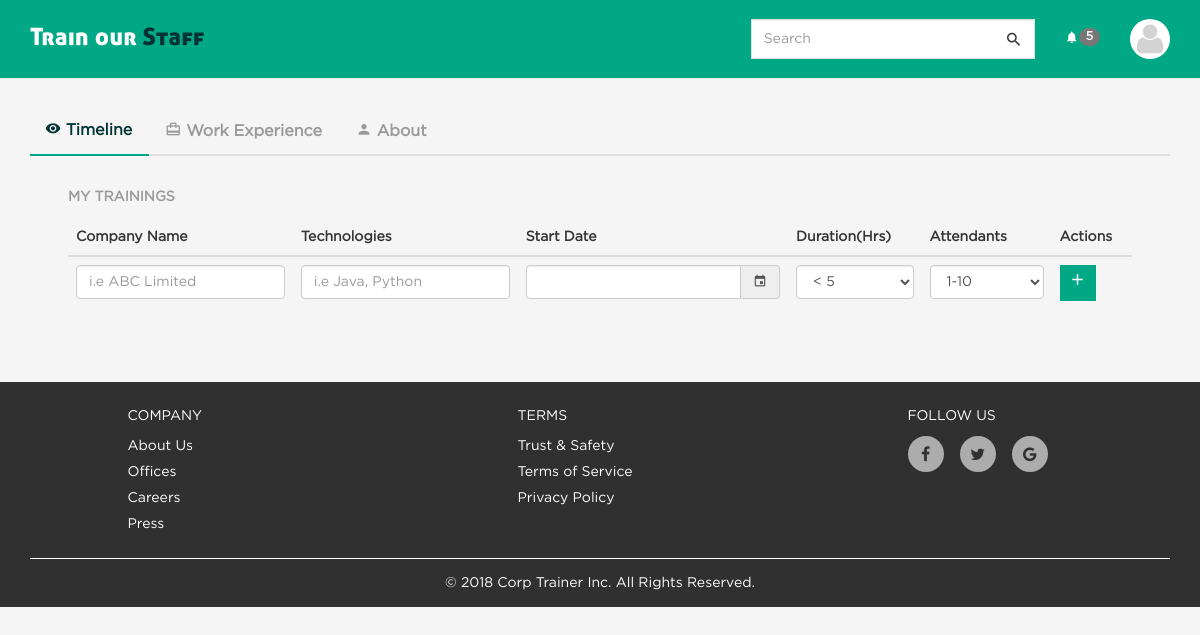
The app's page /trainer/update/ (signed in), older data.
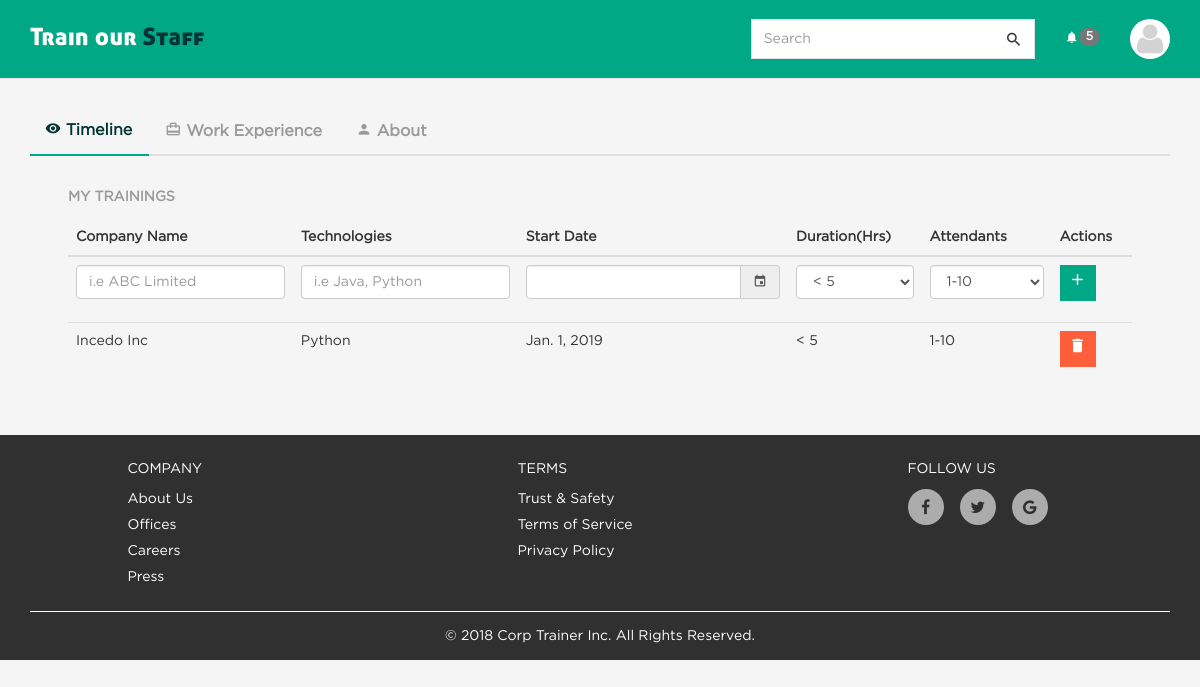
The same page, newer data.
### trainer/models.py (models this page shows, shortened)
class Timeline(models.Model):
    user = models.ForeignKey(User, on_delete=models.CASCADE)
    organization = models.CharField(max_length=200, blank=False)
    technology = models.CharField(max_length=500, blank=False)
    from_date = models.DateField(blank=False)
    hours = models.CharField(max_length=10, blank=False)
    trainee_cnt = models.CharField(max_length=10, blank=False)

### trainer/views.py (the view)
class MainView(generic.TemplateView):
    template_name = 'trainer/edit_profile.html'
    def get(self, request, *args, **kwargs):
        timeline_form = TimelineForm(self.request.GET or None)
        experience_form = ExperienceForm(self.request.GET or None)
        context = self.get_context_data(**kwargs)
        context['timeline_form'] = timeline_form
        context['experience_form'] = experience_form
        context['user_data'] = User.objects.filter(
            pk=self.request.user.id
        ).prefetch_related('profile_set', 'timeline_set')
        return self.render_to_response(context)

### trainer/templates/trainer/edit_profile.html (shortened to what the changed rows need)
{% extends 'trainer/base.html' %}
{% load static %}
{% block body %}
<div class="container">
    <div class="row">
        <div class="col-sm-12 col-xs-12">
            <div class="middle-section">
                <div class="tab-section">
                    <div class="tab-content">
                        <div id="timeline" class="tab-pane fade in active">
                            <div class="info-sections">
                                <form method="post" action="{% url 'trainer:timeline' %}">
                                    <div class="table-responsive">
                                        <table class="table table-default">
                                            <thead>
                                            <tr>
                                                <th>Company Name</th>
                                                <th>Technologies</th>
                                                <th>Start Date</th>
                                                <th>Duration(Hrs)</th>
                                                <th>Attendants</th>
                                                <th>Actions</th>
                                            </tr>
                                            </thead>
                                            <tbody>
                                            {% for timeline in user_data.0.timeline_set.all %}
                                            <tr>
                                                <td>{{timeline.organization}}</td>
                                                <td>{{timeline.technology}}</td>
                                                <td>{{timeline.from_date}}</td>
                                                <td>{{timeline.hours}}</td>
                                                <td>{{timeline.trainee_cnt}}</td>
                                                <td>
                                                    <form action="{% url 'trainer:timeline-delete' timeline.id %}" method="post">
                                                        <button class="btn btn-delete"><i class="icon icon-delete"></i></button>
                                                    </form>
                                                </td>
                                            </tr>
                                            {% endfor %}
                                            </tbody>
                                        </table>
                                    </div>
                                </form>
                            </div>
                        </div>
                    </div>
                </div>
            </div>
        </div>
    </div>
</div>
{% endblock %}

Row changes from the older to the newer data that the page shows:
added Timeline: organization "Incedo Inc", technology "Python", from_date "Jan. 1, 2019", hours "< 5", trainee_cnt "1-10"
